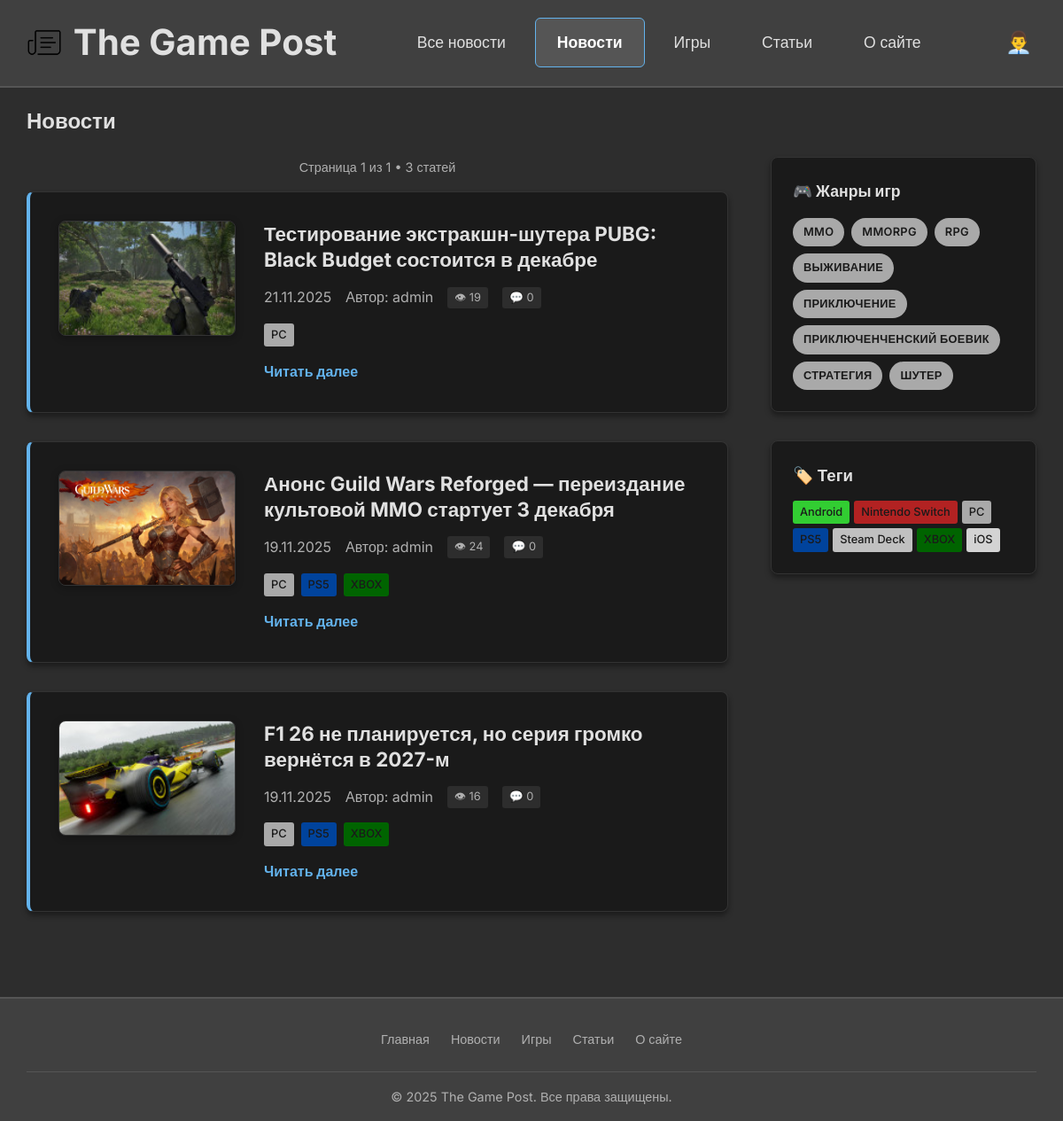
Before: /category/novosti/ with the older database file.
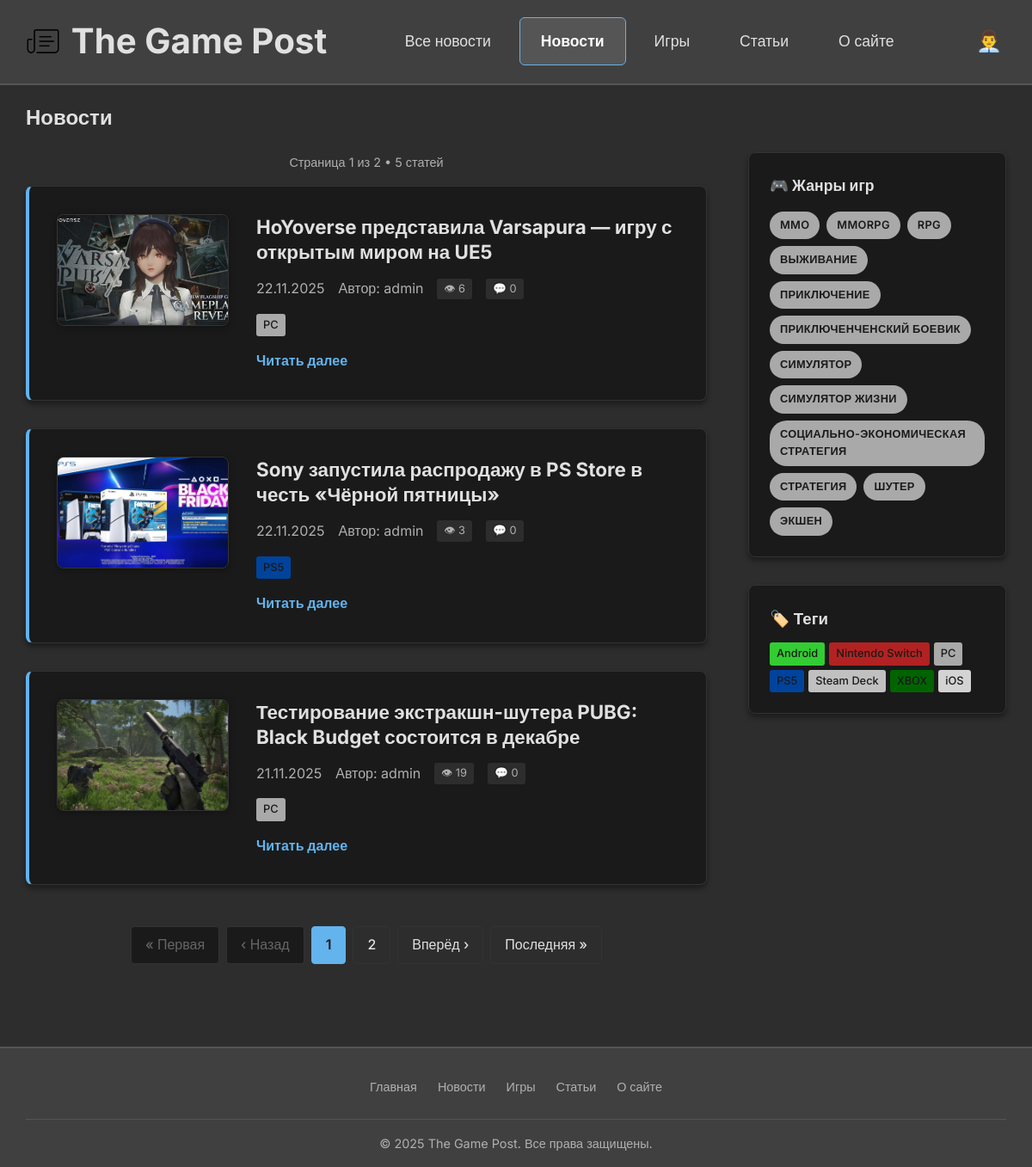
After: the same page with the newer database file.
### news/models.py (models this page shows, shortened)
class Article(models.Model):
    title = models.CharField(max_length=200, verbose_name="Заголовок")
    slug = models.SlugField(unique=True, verbose_name="URL")
    category = models.ForeignKey(Category, on_delete=models.CASCADE, verbose_name="Категория")
    related_game = models.ForeignKey(
        'self',
        on_delete=models.SET_NULL,
        null=True,
        blank=True,
        limit_choices_to={'category__slug': 'igry'},  # Только игры
        verbose_name="Связанная игра",
        help_text="Выберите игру, если статья/новость о ней"
    )
    genres = models.ManyToManyField(Genre, blank=True, related_name='articles', verbose_name="Жанры игры")
    game_developer = models.CharField(max_length=200, blank=True, verbose_name="Разработчик игры")
    game_publisher = models.CharField(max_length=200, blank=True, verbose_name="Издатель игры")
    game_release_date = models.DateField(null=True, blank=True, verbose_name="Дата выхода игры")
    game_platforms = models.CharField(max_length=300, blank=True, verbose_name="Платформы (через запятую)")
    game_price = models.DecimalField(max_digits=10, decimal_places=2, null=True, blank=True, verbose_name="Цена игры")
    game_store_link = models.URLField(blank=True, verbose_name="Ссылка на магазин")
    system_requirements = models.TextField(blank=True, verbose_name="Системные требования")
    thumbnail = models.ImageField(
        upload_to='articles/thumbnails/%Y/%m/%d/',
        blank=True,
        null=True,
        verbose_name="Миниатюра статьи"
    )
    created_at = models.DateTimeField(auto_now_add=True, verbose_name="Дата создания")
    updated_at = models.DateTimeField(auto_now=True, verbose_name="Дата обновления")
    author = models.ForeignKey(User, on_delete=models.CASCADE, verbose_name="Автор")
    is_published = models.BooleanField(default=True, verbose_name="Опубликовано")
    views = models.PositiveIntegerField(default=0, verbose_name="Просмотры")
    tags = models.ManyToManyField(Tag, blank=True, related_name='articles', verbose_name="Теги")
    comments_enabled = models.BooleanField(default=True, verbose_name="Комментарии включены")
    class Meta:
        verbose_name = "Статья"
        verbose_name_plural = "Статьи"
        ordering = ['-created_at']
    def get_comments_count(self):
        return self.comments.filter(is_approved=True).count()
    def is_game(self):
        return self.category and self.category.slug == 'igry'

class Tag(models.Model):
    name = models.CharField(max_length=50, unique=True, verbose_name="Название тега")
    slug = models.SlugField(unique=True, verbose_name="URL")
    color = models.CharField(max_length=7, default="#3498db", verbose_name="Цвет тега",
                           help_text="В формате HEX, например: #3498db")
    class Meta:
        verbose_name = "Тег"
        verbose_name_plural = "Теги"
        ordering = ['name']

class Genre(models.Model):
    name = models.CharField(max_length=100, verbose_name="Название жанра")
    slug = models.SlugField(unique=True, verbose_name="URL")
    color = models.CharField(max_length=7, default="#A9A9A9", verbose_name="Цвет жанра",
                           help_text="В формате HEX, например: #805AD5")
    class Meta:
        verbose_name = "Жанр"
        verbose_name_plural = "Жанры"
        ordering = ['name']

### news/views.py (the view, shortened to what this page needs)
# urls.py: path('', article_list, name='article_list'),
def article_list(request, category_slug=None):
    articles_list = Article.objects.filter(is_published=True)
    if category_slug:
        category = get_object_or_404(Category, slug=category_slug)
        articles_list = articles_list.filter(category=category)
        current_category = category
        show_hero = False  # Не показываем hero на категориях
    else:
        current_category = None
        show_hero = True   # Показываем hero только на "Все новости"
    hero_articles = []
    tag_slug = request.GET.get('tag')
    if tag_slug:
        articles_list = articles_list.filter(tags__slug=tag_slug)
    paginator = Paginator(articles_list, 3)
    page = request.GET.get('page')
    try:
        articles = paginator.page(page)
    except PageNotAnInteger:
        articles = paginator.page(1)
    except EmptyPage:
        articles = paginator.page(paginator.num_pages)
    context = get_common_context()
    context.update({
        'articles': articles,
        'categories': Category.objects.all(),
        'current_category': current_category,
        'current_tag': tag_slug,
        'show_hero': show_hero,
        'hero_articles': hero_articles,
    })
    return render(request, 'news/article_list.html', context)

### news/views.py (called while the page is built)
def get_common_context():
    return {
        'all_tags': Tag.objects.all(),
        'all_genres': Genre.objects.all()  # Добавляем жанры
    }

### news/templates/news/article_list.html (shortened to what this page needs)
{% extends 'news/base.html' %}
{% block content %}
<div class="articles-header">
    <h2>
        {% if current_category %}
            {% if current_category.slug == 'novosti' %}Новости
            {% elif current_category.slug == 'igry' %}Игры
            {% elif current_category.slug == 'stati' %}Статьи
            {% else %}{{ current_category.name }}
            {% endif %}
        {% else %}
            Все новости
        {% endif %}
    </h2>
</div>
<div class="content-with-sidebar">
    <div class="main-content">
        <div class="pagination-info">
            Страница {{ articles.number }} из {{ articles.paginator.num_pages }}
            {% if current_category or current_tag %}
                • {{ articles.paginator.count }} статей
            {% endif %}
        </div>
        {% for article in articles %}
        <article class="article-preview">
            <div class="article-preview-header">
                {% if article.thumbnail %}
                <div class="article-thumbnail">
                    <img src="{{ article.thumbnail.url }}" alt="{{ article.title }}" class="thumbnail-image">
                </div>
                {% endif %}
                <div class="article-preview-content">
                    <h3><a href="{% url 'news:article_detail' article.slug %}">{{ article.title }}</a></h3>
                    <div class="article-meta">
                        <span class="date">{{ article.created_at|date:"d.m.Y" }}</span>
                        <span class="author">Автор: {{ article.author.username }}</span>
                        <span class="views">👁 {{ article.views }}</span>
                        <span class="comments-count">💬 {{ article.get_comments_count }}</span>
                    </div>
                    <div class="article-tags">
                        {% for tag in article.tags.all %}
                        <a href="{% url 'news:articles_by_tag' tag.slug %}" class="tag" style="background-color: {{ tag.color }}">
                            {{ tag.name }}
                        </a>
                        {% endfor %}
                    </div>
                    <a href="{% url 'news:article_detail' article.slug %}" class="read-more">Читать далее</a>
                </div>
            </div>
        </article>
        {% empty %}
        <p>Пока нет статей в этой категории.</p>
        {% endfor %}
        {% if articles.paginator.num_pages > 1 %}
        <div class="pagination">
            {% if articles.has_previous %}
                <a href="?page=1{% if current_tag %}&tag={{ current_tag }}{% endif %}">« Первая</a>
                <a href="?page={{ articles.previous_page_number }}{% if current_tag %}&tag={{ current_tag }}{% endif %}">‹ Назад</a>
            {% else %}
                <span class="disabled">« Первая</span>
                <span class="disabled">‹ Назад</span>
            {% endif %}
            {% for num in articles.paginator.page_range %}
                {% if articles.number == num %}
                    <span class="current">{{ num }}</span>
                {% elif num > articles.number|add:'-3' and num < articles.number|add:'3' %}
                    <a href="?page={{ num }}{% if current_tag %}&tag={{ current_tag }}{% endif %}">{{ num }}</a>
                {% endif %}
            {% endfor %}
            {% if articles.has_next %}
                <a href="?page={{ articles.next_page_number }}{% if current_tag %}&tag={{ current_tag }}{% endif %}">Вперёд ›</a>
                <a href="?page={{ articles.paginator.num_pages }}{% if current_tag %}&tag={{ current_tag }}{% endif %}">Последняя »</a>
            {% else %}
                <span class="disabled">Вперёд ›</span>
                <span class="disabled">Последняя »</span>
            {% endif %}
        </div>
        {% endif %}
    </div>
    <aside class="sidebar">
        <div class="genres-cloud">
            <h3>🎮 Жанры игр</h3>
            <div class="genres-list">
                {% for genre in all_genres %}
                <a href="{% url 'news:articles_by_genre' genre.slug %}" class="genre-tag" style="background-color: {{ genre.color }}">
                    {{ genre.name }}
                </a>
                {% empty %}
                <p class="no-genres">Жанры пока не добавлены</p>
                {% endfor %}
            </div>
        </div>
        <div class="tags-cloud">
            <h3>🏷️ Теги</h3>
            <div class="tags-list">
                {% for tag in all_tags %}
                <a href="{% url 'news:articles_by_tag' tag.slug %}" class="tag" style="background-color: {{ tag.color }}">
                    {{ tag.name }}
                </a>
                {% endfor %}
            </div>
        </div>
    </aside>
</div>
{% endblock %}

### news/templates/news/base.html (shortened to what this page needs)
<!DOCTYPE html>
<html lang="ru">
<head>
    {% load static %}
    <link rel="stylesheet" href="{% static 'news/css/styles.css' %}">
</head>
<body>
    <header class="site-header">
        <div class="container">
            <nav class="main-nav">
                <div class="nav-content">
                    <div class="site-title">
                        <a href="{% url 'news:article_list' %}" class="logo-link">
                            <img src="{% static 'news/images/logo.png' %}" alt="The Game Post" class="logo">
                            <span class="site-name">The Game Post</span>
                        </a>
                    </div>
                    <ul class="nav-menu">
                        <li><a href="{% url 'news:article_list' %}" {% if not current_category %}class="active"{% endif %}>Все новости</a></li>
                        <li><a href="{% url 'news:articles_by_category' 'novosti' %}" {% if current_category and current_category.slug == 'novosti' %}class="active"{% endif %}>Новости</a></li>
                        <li><a href="{% url 'news:articles_by_category' 'igry' %}" {% if current_category and current_category.slug == 'igry' %}class="active"{% endif %}>Игры</a></li>
                        <li><a href="{% url 'news:articles_by_category' 'stati' %}" {% if current_category and current_category.slug == 'stati' %}class="active"{% endif %}>Статьи</a></li>
                        <li><a href="{% url 'news:about' %}" {% if request.resolver_match.url_name == 'about' %}class="active"{% endif %}>О сайте</a></li>
                    </ul>
                    <div class="user-menu">
                        <button class="user-icon" onclick="toggleDropdown()">
                            👨‍💼
                        </button>
                    </div>
                </div>
            </nav>
        </div>
    </header>
    <main class="container">
        {% block content %}
        {% endblock %}
    </main>
<footer class="site-footer">
    <div class="container">
        <nav class="footer-nav">
            <ul class="footer-menu">
                <li><a href="{% url 'news:article_list' %}">Главная</a></li>
                <li><a href="{% url 'news:articles_by_category' 'novosti' %}">Новости</a></li>
                <li><a href="{% url 'news:articles_by_category' 'igry' %}">Игры</a></li>
                <li><a href="{% url 'news:articles_by_category' 'stati' %}">Статьи</a></li>
                <li><a href="{% url 'news:about' %}">О сайте</a></li>
            </ul>
        </nav>
        <div class="footer-bottom">
            <p>&copy; 2025 The Game Post. Все права защищены.</p>
        </div>
    </div>
</footer>
</body>
</html>

Changed rows visible on the page:
no longer on this page (row unchanged): Article: thumbnail (picture), title "Анонс Guild Wars Reforged — переиздание культовой MMO стартует 3 декабря", created_at "19.11.2025", author.username "admin", views "24", get_comments_count "0", Tag (name "PC"), Tag (name "PS5"), Tag (name "XBOX")
no longer on this page (row unchanged): Article: thumbnail (picture), title "F1 26 не планируется, но серия громко вернётся в 2027-м", created_at "19.11.2025", author.username "admin", views "16", get_comments_count "0", Tag (name "PC"), Tag (name "PS5"), Tag (name "XBOX")
added Article: thumbnail (picture), title "HoYoverse представила Varsapura — игру с открытым миром на UE5", created_at "22.11.2025", author.username "admin", views "6", get_comments_count "0", Tag (name "PC")
added Article: thumbnail (picture), title "Sony запустила распродажу в PS Store в честь «Чёрной пятницы»", created_at "22.11.2025", author.username "admin", views "3", get_comments_count "0", Tag (name "PS5")
added Genre: name "СИМУЛЯТОР"
added Genre: name "СИМУЛЯТОР ЖИЗНИ"
added Genre: name "СОЦИАЛЬНО-ЭКОНОМИЧЕСКАЯ СТРАТЕГИЯ"
added Genre: name "ЭКШЕН"
Other visible differences:
{{ articles.paginator.num_pages }}: "1" → "2"
{{ articles.paginator.count }}: "3" → "5"
text now shown: "« Первая ‹ Назад Вперёд › Последняя »"
new list line: "1"
new list line: "2"
